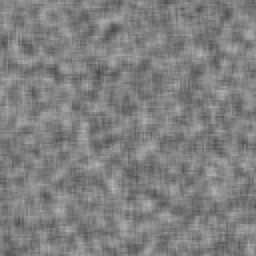
%> input picture Assignment 4/Lab 4/code_updated/synth1.pgm, 128 x 128 px (shown 2 times larger); the run also reads 2 pictures not shown here
$ octave --eval "demo12;"   (GNU Octave 9; MATLAB toolbox functions it lacks are replaced by stand-ins)
%> lines starting %> are read from the running program, lines starting %| are printed output that depends on the picture
### Assignment 4/Lab 4/code_updated/opticalflow.m
%function F = flow(im1,im2)
% calculates the optical flow between images im1 and im2
%
%INPUT
%- im1: first image (in time) should be in black and white
%- im2: second image (in time) should be in black and white
%- sigma: how much you smooth the image
%
%OUTPUT
%- F: vector of flows
%- ind: indexes of the flow vectors
function [F,ind] = opticalflow(im1,im2,sigma)

% if no images are provided load standard images
if nargin < 1
    im1 = imread('synth1.pgm');
    im2 = imread('synth2.pgm');
    sigma = 1;
end

% convert images to double precision
im1 = double(im1);
im2 = double(im2);

% devide regions
[h,w] = size(im1);

hDevide = floor(h/15);
wDevide = floor(w/15);

%Calculate the center coordinates of the regions
ind = zeros(hDevide,wDevide,2);
ind(:,:,1) = repmat((0:wDevide-1)',1,hDevide)*15+7.5;
ind(:,:,2) = repmat((0:hDevide-1),wDevide,1)*15+7.5;

%Find image derivatives (refer to Gaussian filters in Exercise 1)
G   = gaussian(sigma);
Gd  = gaussianDer(G, sigma);

Ix  = conv2(im1,Gd,'same');
Iy  = conv2(im1,Gd','same');
It  = im1 - im2;

%For every patch find flow vector and store in F
F = zeros(hDevide,wDevide,2);
for i=0:hDevide-1
    for j=0:wDevide-1
        % make a matrix consisting of derivatives along the patch
        A1 = Ix(1+15*i:15*i+15,1+15*j:15*j+15);
        A2 = Iy(1+15*i:15*i+15,1+15*j:15*j+15);
        A  = [A1(:), A2(:)];

        % make b matrix consisting of derivatives in time
        Iti = It(1+15*i:15*i+15,1+15*j:15*j+15);
        b = -Iti(:);
        v = inv(A'*A)*A'*b;
        F(i+1,j+1,:) = v;
    end
end

end

### Assignment 4/Lab 4/gaussian.m
% Gaussian function
function G = gaussian(sigma)
    res = 0.1; % Filter resolution
    limit = 3; % Confidence interval limit on sigma
    x = -limit*sigma:res:limit*sigma; % x range for Gaussian filter
    G = ( 1/(sigma*(sqrt(2*pi) ))* exp(- (x.^2)/(2*sigma^2) ) ); % Gaussian Filter
end

### Assignment 4/Lab 4/gaussianDer.m
function Gd = gaussianDer(G, sigma)
x = -3*sigma:0.1:3*sigma;
Gd = - x./(sigma^2).*G;
end

### Assignment 4/Lab 4/code_updated/demo12.m
%function demo1
%Shows a demo of the flow function on two images. Also produces an animated
%giff
function demo12()

%% Show the flow in the synthesized image
clf();
im1 = imread('synth1.pgm');
%> im1 is the input picture: size 128x128 uint8; min 74, max 183, mean 127.6
im2 = imread('synth2.pgm');
[F,ind] = opticalflow(im1,im2,1);
imshow(im1)
hold on
quiver(ind(:,:,1),ind(:,:,2),F(:,:,1),F(:,:,2),'b');
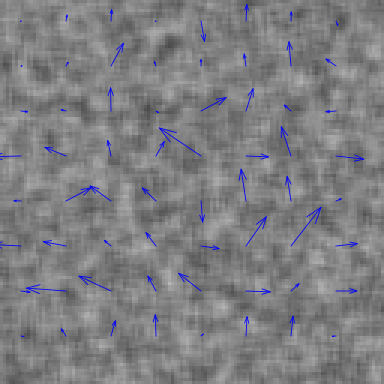
%> figure redrawn from the program's plot data; shown 3 times larger

%pause process
display('Press any key to continue')
pause()

%% Show the flow in the sphere image
clf();
im1 = imread('sphere1.ppm');
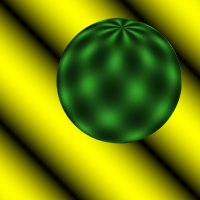
%> input picture Assignment 4/Lab 4/code_updated/sphere1.ppm, 200 x 200 px
%> im1 is the input picture: size 200x200x3 uint8; mean R, G, B 117.1, 134, 5.8
im2 = imread('sphere2.ppm');

ig1 = rgb2gray(im1);
ig2 = rgb2gray(im2);
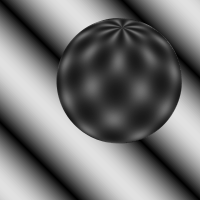
%> ig2: size 200x200 uint8; min 0, max 225, mean 114.4; mean of the top-left, top-right, bottom-left and bottom-right quarters 123.6, 80.3, 130.4, 123.2
[F,ind] = opticalflow(ig1,ig2,1);
%> call 2 of opticalflow, with sigma = 1
%> in opticalflow (call 2), `Ix  = conv2(im1,Gd,'same');`:
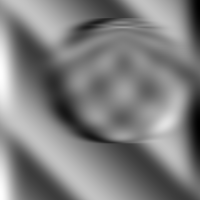
%> Ix: size 200x200 double; min -877.2, max 877.2, mean -0.2; drawn with min black and max white
%> in opticalflow (call 2), `Iy  = conv2(im1,Gd','same');`:
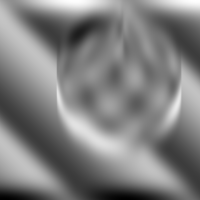
%> Iy: size 200x200 double; min -877.2, max 877.2, mean 0.2; drawn with min black and max white

imshow(im1)
hold on
quiver(ind(:,:,2),ind(:,:,1),F(:,:,1),F(:,:,2),'m');

%% Produce animated gif of sphere
f = getframe;
im = frame2im(f);
[imind,cm] = rgb2ind(im,256);
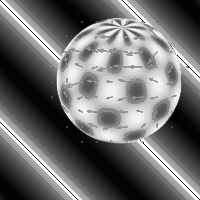
%> imind: size 200x200 uint8; min 3, max 254, mean 110.7
%> cm = 255 rows, first 12: [0.996 0.996 0; 0.992 0.992 0; 0.988 0.992 0; 0.988 0.988 0; 0.98 0.98 0; 0.976 0.976 0; 0.973 0.973 0; 0.969 0.969 0; 0.961 0.969 0; 0.965 0.965 0; 0.961 0.965 0; 0.961 0.961 0]
imwrite(imind,cm,'sphere','gif', 'Loopcount',inf);

imshow(im2)
quiver(ind(:,:,2),ind(:,:,1),F(:,:,1),F(:,:,2),'m');
f = getframe;
im = frame2im(f);
[imind,cm] = rgb2ind(im,256);
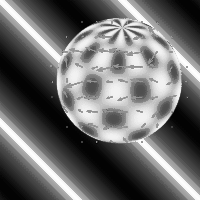
%> imind: size 200x200 uint8; min 3, max 255, mean 109.4
%> cm = 256 rows, first 12: [0.996 0.996 0; 0.992 0.992 0; 0.988 0.992 0; 0.988 0.988 0; 0.98 0.98 0; 0.976 0.976 0; 0.973 0.973 0; 0.969 0.973 0; 0.969 0.969 0; 0.965 0.965 0; 0.957 0.965 0; 0.961 0.961 0]
imwrite(imind,cm,'sphere','gif','WriteMode','append');
end
